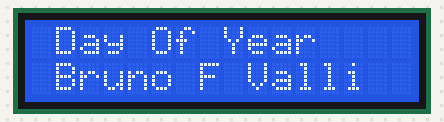
Recording of a sketch running on a simulated ESP8266 (NodeMCU). Shown: 16×2 character LCD. WiFi joins after 1.5 s; servers stay silent unless stated; what the sketch prints to the serial monitor is not drawn.

Above: at 0.1 s.
At 1.3 s:
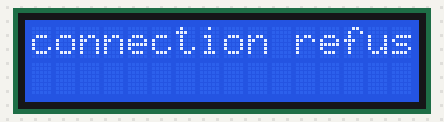

Measured:
- what the display in image 1 shows lasts 11.0 s, from 1.3 s to 12.3 s

The sketch:

Dater.ino
```cpp
/*  Viral Science www.viralsciencecreativity.com www.youtube.com/c/viralscience
 *  Corona Virus Tracker 16X2 LCD Display
 *  Corona Data: https://www.worldometers.info/coronavirus/
 *  ThingSpeak: https://thingspeak.com/
 */

#include <LiquidCrystal.h>
#include <ESP8266WiFi.h> //Use ESP8266 functions
#include <ESP8266HTTPClient.h>

#include <Wire.h> // Only needed for Arduino 1.6.5 and earlier

LiquidCrystal lcd(D0, D1, D2, D3, D4, D5);

const char *ssid = "5124EscambiaTerr";       //WIFI SSID Name
const char *password = "M4v1e?Brun0";        //WIFI Password
const char *host = "www.epochconverter.com"; //We read the data from this host
const int httpPortRead = 80;

const char *url1 = "/daynumbers";                                              //Change this URL Cases
int To_remove;                                                                 //There are some irrelevant data on the string and here's how I keep the index
                                                                               //of those characters
String Data_Raw, DayOfYear, DateEntry; //Here I keep the numbers that I got

WiFiClient client; //Create a WiFi client and http client
HTTPClient http;

void setup()
{
  lcd.begin(16, 2);
  lcd.setCursor(1, 0);
  lcd.print("Day Of Year"); //Change Your Country Name
  lcd.setCursor(1, 1);
  lcd.print("Bruno F Valli"); //Change Name if you want

  Serial.begin(115200);
  WiFi.disconnect(); //Disconnect and reconnect to the Wifi you set
  delay(1000);
  WiFi.begin(ssid, password);
  Serial.println("Connected to the WiFi network"); //Display feedback on the serial monitor
  LcdPrint("Connect WiFi",ssid);
  Serial.println(WiFi.localIP());
}

void loop()
{
  //Reading 1: Reading of cases
  if (http.begin(host, httpPortRead, url1)) //Connect to the host and the url
  {
    int httpCode = http.GET(); //Check feedback if there's a response
    if (httpCode > 0)
    {
      if (httpCode == HTTP_CODE_OK || httpCode == HTTP_CODE_MOVED_PERMANENTLY)
      {
        Data_Raw = http.getString(); //Here we store the raw data string

        // <span id="td2">311</span>
        DayOfYear = Data_Raw;
        To_remove = DayOfYear.indexOf("<span id=\"td2\">"); //I look for the position of this symbol ">"
        DayOfYear.remove(0, To_remove + 17);               //I remove it and everything that's before
        To_remove = DayOfYear.indexOf("<");                 //I look for the position of this symbol ">"
        DayOfYear.remove(To_remove, (DayOfYear.length() - To_remove));   //I remove it and everything that's after

        // <span id="td1">Friday, November 6, 2020</span>
        DateEntry = Data_Raw;
        To_remove = DateEntry.indexOf("<span id=\"td1\">"); //I look for the position of this symbol ">"
        DateEntry.remove(0, To_remove + 17);               //I remove it and everything that's before
        To_remove = DateEntry.indexOf("<");                 //I look for the position of this symbol ">"
        DateEntry.remove(To_remove, (DateEntry.length() - To_remove));   //I remove it and everything that's after
      }
    }
    else //If we can't get data
    {
      LcdPrint(("[HTTP] GET... failed, error: %s\n", http.errorToString(httpCode).c_str()),"");
      Serial.printf("[HTTP] GET... failed, error: %s\n", http.errorToString(httpCode).c_str());
    }

    http.end();
  }
  else //If we can't connect to the HTTP
  {
    Serial.printf("[HTTP} Unable to connect\n");
  }

  while (WiFi.status() != WL_CONNECTED) //In case the Wifi connexion is lost
  {
    WiFi.disconnect();
    delay(1000);

    WiFi.begin(ssid, password);
    Serial.println("Reconnecting to WiFi..");
    delay(10000);
  }
  LcdPrint(DateEntry, DayOfYear);

  delay(1000);
}

void LcdPrint(String line1, String line2)
{
    lcd.clear();
    lcd.setCursor(0, 0);
    lcd.print(line1);

    lcd.setCursor(0, 1);
    lcd.print(line2);
}
```
